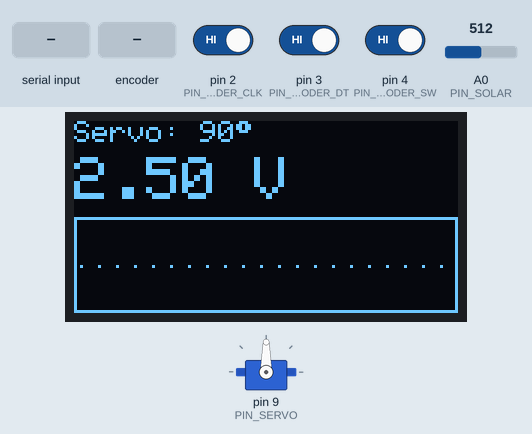
Simulated run of this sketch. Board: Arduino Mega 2560, built with avr-gcc and run on an emulated ATmega2560. Parts: servo, 128×64 one-colour display. Inputs (shaded band) come from the test bench; at power-on: pin 4 (PIN_ENCODER_SW) HIGH, A0 (PIN_SOLAR) = 512, pin 2 (PIN_ENCODER_CLK) HIGH, pin 3 (PIN_ENCODER_DT) HIGH. What the sketch prints to the serial monitor is not drawn.

Above: at 1.7 s.
1.8 s: "A135\n" received over Serial
At 3.8 s:
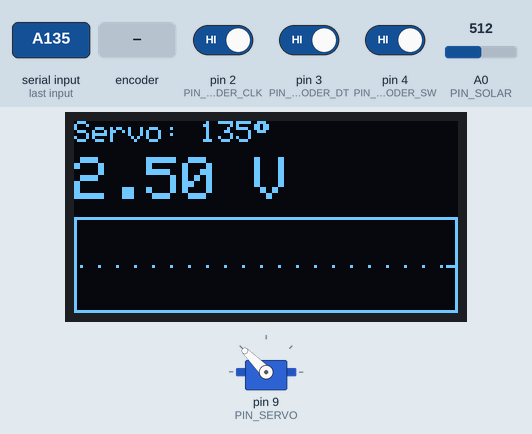
4.8 s: rotary encoder on pin 2 (PIN_ENCODER_CLK) / pin 3 (PIN_ENCODER_DT) turned 3 steps (first pin leading)
At 6.8 s:
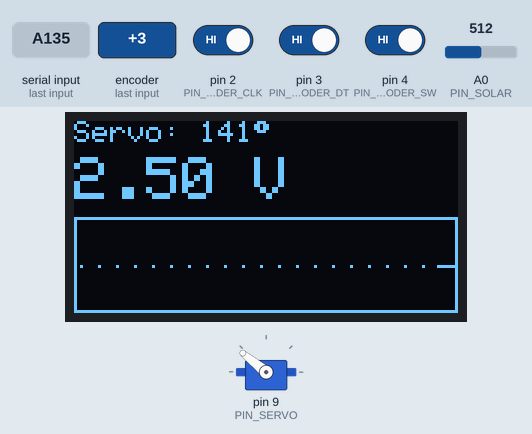
8.4 s: "A,45\n" received over Serial
At 11.1 s:
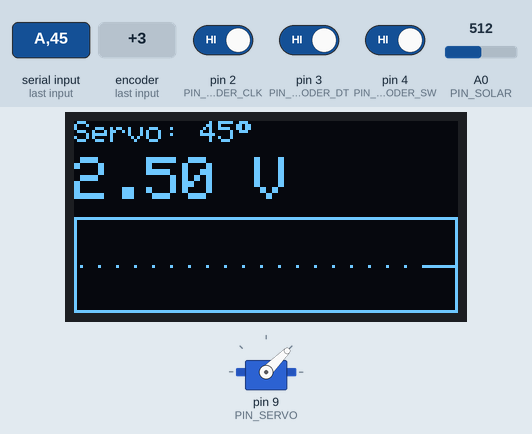
11.4 s: "A" received over Serial
At 13.9 s:
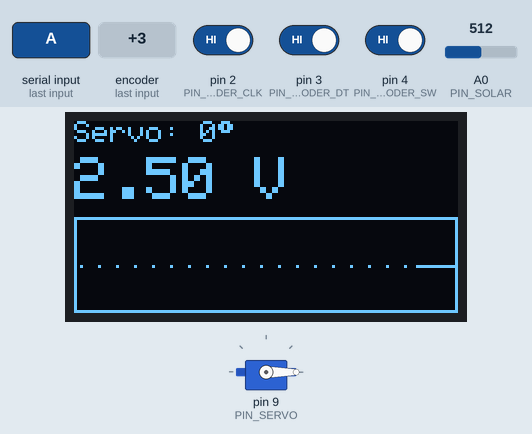
14.4 s: pin 4 (PIN_ENCODER_SW) driven LOW
At 17.3 s:
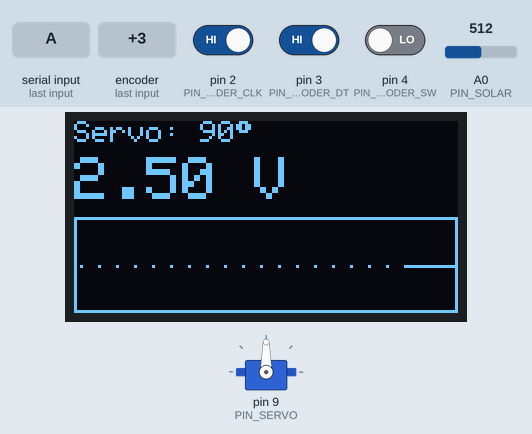
17.4 s: A0 (PIN_SOLAR) set to 716
At 18.8 s:
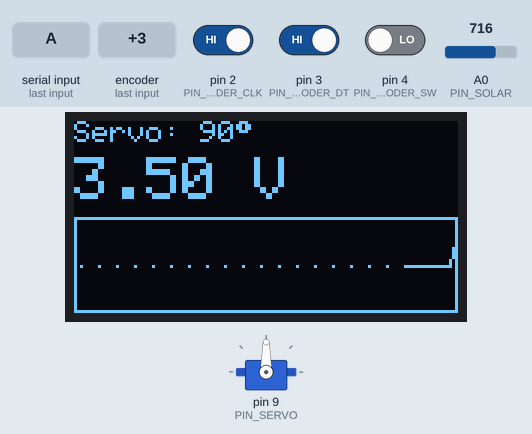
Timing chart, 0 to 20.4 s (numbered marks = the images above; inputs shaded):
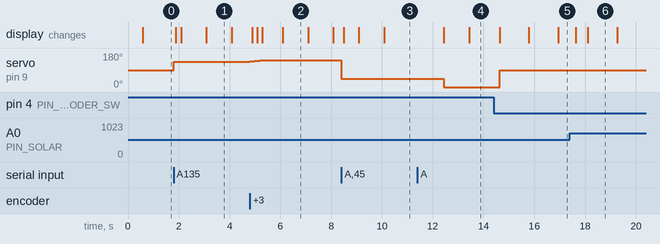

Measured:
- after the input at 1.8 s, servo on pin 9 (PIN_SERVO): 90° → 135° at once; the display: first changes after 0.09 s (image 1 shows a later state)
- after the input at 4.8 s, servo on pin 9 (PIN_SERVO): 135° → 137° at once, → 139° 0.20 s later, → 141° 0.20 s later
- after the input at 8.4 s, servo on pin 9 (PIN_SERVO): 141° → 45° at once
- after the input at 11.4 s, servo on pin 9 (PIN_SERVO): 45° → 0° after 1.0 s
- after the input at 14.4 s, servo on pin 9 (PIN_SERVO): 0° → 90° after 0.23 s

The sketch:

mega_panel_control.ino
```cpp
/*
 * mega_panel_control.ino — Arduino MEGA 2560
 *
 * Mini estación de control que usa el resto de tu material:
 *   - Encoder rotativo: girándolo mueves el servo SG90 de 0 a 180 grados.
 *     Pulsando el eje del encoder, el servo vuelve a 90 (centro).
 *   - Pantalla OLED (I2C): muestra el ángulo del servo, el voltaje actual
 *     de la placa solar y una gráfica con el histórico del voltaje de los
 *     últimos 2 minutos (una muestra por segundo, escala fija 0-5 V).
 *   - Placa solar: se lee su voltaje por A0.
 *
 * Comandos por serie (9600 baudios), pensados para la app de escritorio:
 *   A<numero>  -> mueve el servo a ese ángulo (ej. "A135")
 *   C          -> centra el servo (90 grados)
 *   ?          -> reenvía el estado actual
 * El estado se publica como líneas "ANGULO:n" y "SOLAR:v" para que sea
 * fácil de parsear.
 *
 * Cableado (MEGA 2560):
 *   OLED SSD1306 (I2C):
 *     VCC -> 5V   GND -> GND   SDA -> pin 20 (SDA)   SCL -> pin 21 (SCL)
 *   Encoder rotativo:
 *     CLK -> pin 2    DT -> pin 3    SW -> pin 4
 *     +   -> 5V       GND -> GND
 *   Servo SG90:
 *     Cable naranja (señal) -> pin 9
 *     Cable rojo -> 5V       Cable marrón -> GND
 *   Placa solar:
 *     Positivo -> A0          Negativo -> GND
 *     (panel pequeño de <5 V; si tu panel supera 5 V usa un divisor
 *      de tensión con dos resistencias iguales y multiplica x2 la lectura)
 *
 * Librerías necesarias (Gestor de librerías del IDE de Arduino):
 *   - Adafruit GFX Library
 *   - Adafruit SH110X   (pantallas SH1106; es la opcion por defecto)
 *   - Adafruit SSD1306  (solo si comentas PANTALLA_SH1106)
 *   - Servo (viene incluida con el IDE)
 */

#include <Wire.h>
#include <Adafruit_GFX.h>
// --- Elige el chip de tu pantalla OLED ---
// Con PANTALLA_SH1106 activo usa la libreria "Adafruit SH110X" (pantallas
// de 1.3" o mas que muestran "nieve" con la SSD1306). Comenta la linea
// para volver a SSD1306 (las tipicas de 0.96").
#define PANTALLA_SH1106

#ifdef PANTALLA_SH1106
#include <Adafruit_SH110X.h>
#else
#include <Adafruit_SSD1306.h>
#endif
#include <Servo.h>

// --- Pines ---
const uint8_t PIN_ENCODER_CLK = 2;   // pin con interrupción
const uint8_t PIN_ENCODER_DT  = 3;
const uint8_t PIN_ENCODER_SW  = 4;
const uint8_t PIN_SERVO       = 9;
const uint8_t PIN_SOLAR       = A0;

// --- Pantalla ---
const uint8_t ANCHO_OLED = 128;
const uint8_t ALTO_OLED  = 64;      // si tu OLED es de 128x32, cambia a 32
#ifdef PANTALLA_SH1106
Adafruit_SH1106G oled(ANCHO_OLED, ALTO_OLED, &Wire, -1);
#define COLOR_OLED SH110X_WHITE
#else
Adafruit_SSD1306 oled(ANCHO_OLED, ALTO_OLED, &Wire, -1);
#define COLOR_OLED SSD1306_WHITE
#endif

// begin() cambia de firma entre las dos librerias
bool iniciarOled() {
#ifdef PANTALLA_SH1106
  return oled.begin(0x3C, true);   // direccion, reset
#else
  return oled.begin(SSD1306_SWITCHCAPVCC, 0x3C);
#endif
}

// --- Estado ---
bool hayOled = false;                // la estacion funciona aunque no haya
Servo servo;
volatile int angulo = 90;            // lo modifica la interrupción del encoder
const int PASO_GRADOS = 2;           // grados por "clic" del encoder

unsigned long ultimoRefresco = 0;
const unsigned long REFRESCO_MS = 100;

// --- Histórico del voltaje para la gráfica ---
// Una muestra por segundo; 120 muestras = los últimos 2 minutos.
// Se guarda voltios*50 en un byte (0..250 equivale a 0.00..5.00 V).
const uint8_t N_MUESTRAS = 120;
uint8_t historial[N_MUESTRAS];
uint8_t nMuestras = 0;
unsigned long ultimaMuestra = 0;
const unsigned long MUESTREO_MS = 1000;

// Zona de la gráfica en pantalla (mitad inferior)
const uint8_t GRAF_Y = 32;
const uint8_t GRAF_ALTO = 32;

void setup() {
  Serial.begin(9600);

  pinMode(PIN_ENCODER_CLK, INPUT_PULLUP);
  pinMode(PIN_ENCODER_DT, INPUT_PULLUP);
  pinMode(PIN_ENCODER_SW, INPUT_PULLUP);
  attachInterrupt(digitalPinToInterrupt(PIN_ENCODER_CLK), leerEncoder, FALLING);

  servo.attach(PIN_SERVO);
  servo.write(angulo);

  // 0x3C es la dirección I2C habitual de estos módulos (a veces 0x3D).
  // Si la OLED falla, la estacion sigue: servo, encoder y comandos serie
  // funcionan igual, solo que sin pantalla.
  hayOled = iniciarOled();
  if (!hayOled) {
    Serial.println(F("Aviso: no se encuentra la OLED (la estacion sigue "
                     "sin pantalla). Revisa cableado o direccion 0x3C/0x3D."));
  } else {
    oled.clearDisplay();
    oled.setTextColor(COLOR_OLED);
    oled.setTextSize(1);
    oled.setCursor(0, 0);
    oled.println(F("Estacion lista"));
    oled.display();
    delay(500);
  }
}

void loop() {
  // Botón del encoder: centra el servo
  if (digitalRead(PIN_ENCODER_SW) == LOW) {
    angulo = 90;
    delay(200);                      // antirrebote sencillo del pulsador
  }

  leerSerie();
  servo.write(angulo);

  if (millis() - ultimoRefresco >= REFRESCO_MS) {
    ultimoRefresco = millis();
    float voltios = analogRead(PIN_SOLAR) * (5.0 / 1023.0);
    if (millis() - ultimaMuestra >= MUESTREO_MS) {
      ultimaMuestra = millis();
      registrarMuestra(voltios);
    }
    dibujarPantalla(angulo, voltios);
    Serial.print(F("ANGULO:"));
    Serial.println(angulo);
    Serial.print(F("SOLAR:"));
    Serial.println(voltios, 2);
  }
}

// Órdenes recibidas desde la app de escritorio (o el monitor serie)
void leerSerie() {
  while (Serial.available() > 0) {
    char c = Serial.read();
    if (c == 'A' || c == 'a') {
      int valor = Serial.parseInt();   // lee el número que sigue a la A
      angulo = constrain(valor, 0, 180);
    } else if (c == 'C' || c == 'c') {
      angulo = 90;
    } else if (c == '?') {
      ultimoRefresco = 0;              // fuerza un refresco inmediato
    }
  }
}

// Interrupción: se dispara en cada flanco de bajada de CLK.
// El estado de DT indica el sentido de giro.
void leerEncoder() {
  if (digitalRead(PIN_ENCODER_DT) == HIGH) {
    angulo += PASO_GRADOS;
  } else {
    angulo -= PASO_GRADOS;
  }
  angulo = constrain(angulo, 0, 180);
}

// Guarda una muestra al final del histórico, desplazando si está lleno
void registrarMuestra(float voltios) {
  uint8_t v = (uint8_t)constrain(voltios * 50.0, 0.0, 250.0);
  if (nMuestras < N_MUESTRAS) {
    historial[nMuestras++] = v;
  } else {
    memmove(historial, historial + 1, N_MUESTRAS - 1);
    historial[N_MUESTRAS - 1] = v;
  }
}

void dibujarPantalla(int ang, float voltios) {
  if (!hayOled) {
    return;
  }
  oled.clearDisplay();

  // Mitad superior: valores actuales
  oled.setTextSize(1);
  oled.setCursor(0, 0);
  oled.print(F("Servo: "));
  oled.print(ang);
  oled.print((char)247);             // símbolo de grados

  oled.setTextSize(2);
  oled.setCursor(0, 12);
  oled.print(voltios, 2);
  oled.print(F(" V"));

  dibujarGrafica();
  oled.display();
}

// Gráfica del histórico de voltaje (escala fija 0..5 V) en la mitad
// inferior. Las muestras nuevas entran por la derecha.
void dibujarGrafica() {
  oled.drawRect(0, GRAF_Y, ANCHO_OLED, GRAF_ALTO, COLOR_OLED);

  // Marca de la mitad de escala (2.5 V): línea punteada
  uint8_t yMitad = GRAF_Y + GRAF_ALTO / 2;
  for (uint8_t x = 2; x < ANCHO_OLED - 2; x += 6) {
    oled.drawPixel(x, yMitad, COLOR_OLED);
  }

  if (nMuestras < 2) {
    return;                          // aún no hay curva que dibujar
  }

  const uint8_t altoUtil = GRAF_ALTO - 2;              // interior del marco
  const uint8_t yBase = GRAF_Y + GRAF_ALTO - 2;        // borde inferior
  // La última muestra cae pegada al borde derecho interior
  int xBase = (ANCHO_OLED - 2) - (nMuestras - 1);

  for (uint8_t i = 1; i < nMuestras; i++) {
    int y1 = yBase - (int)((long)historial[i - 1] * (altoUtil - 1) / 250);
    int y2 = yBase - (int)((long)historial[i] * (altoUtil - 1) / 250);
    oled.drawLine(xBase + i - 1, y1, xBase + i, y2, COLOR_OLED);
  }
}
```
